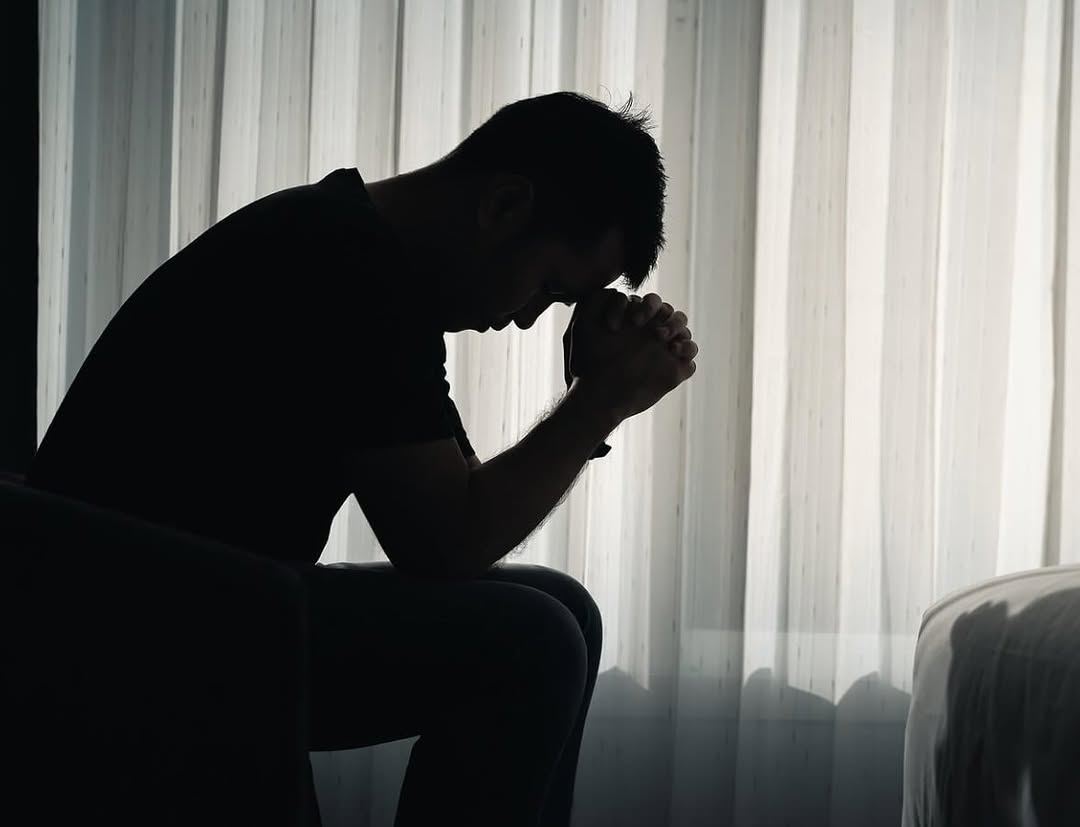
#> input picture backend/image-service/data/done/idkwhatissmyname__20260315__0.jpg, 1080 x 827 px
$ python -i preprocessing_adapter.py   (imports and definitions only)
#> lines starting #> are read from the running program, lines starting #| are printed output that depends on the picture
"""
PillowPreprocessingAdapter — concrete implementation of PreprocessingPort.

Applies EXIF auto-orientation, RGB conversion, optional downscaling,
and basic denoise + contrast normalisation (CLAHE via OpenCV) before
passing the image on to the OCR or emotion pipelines.
"""

from __future__ import annotations

import logging
from pathlib import Path

from PIL import Image, ImageOps

from config.settings import settings
from ports.preprocessing_port import PreprocessingPort

logger = logging.getLogger(__name__)


def _exif_orient_rgb(path: Path) -> Image.Image:
    """Open an image, apply EXIF orientation, and convert to RGB."""
    img = Image.open(path)
    img = ImageOps.exif_transpose(img)   # honour EXIF rotation tags
    img = img.convert("RGB")
    return img


def _get_cv2():
    """Lazy cv2 import."""
    import cv2  # noqa: PLC0415
    import numpy as np  # noqa: PLC0415
    return cv2, np


def _maybe_resize(img: Image.Image, max_side: int) -> Image.Image:
    """Downscale proportionally if either dimension exceeds *max_side*."""
    if max_side <= 0:
        return img
    w, h = img.size
    if max(w, h) <= max_side:
        return img
    if w >= h:
        new_w, new_h = max_side, int(h * max_side / w)
    else:
        new_w, new_h = int(w * max_side / h), max_side
    return img.resize((new_w, new_h), Image.LANCZOS)


def _denoise_and_normalise(img: Image.Image) -> Image.Image:
    """Apply fastNlMeansDenoisingColored + CLAHE on LAB lightness + unsharp mask."""
    cv2, np = _get_cv2()
    arr = np.array(img)

    # Light fastNlMeans denoise
    arr = cv2.fastNlMeansDenoisingColored(arr, None, h=10, hColor=10,
                                          templateWindowSize=7, searchWindowSize=21)

    # CLAHE on L channel of LAB for contrast enhancement
    lab = cv2.cvtColor(arr, cv2.COLOR_RGB2LAB)
#> lab: shape (827, 1080, 3); mean of channels 0, 1, 2 104.4, 127.2, 129
    l_channel, a_channel, b_channel = cv2.split(lab)
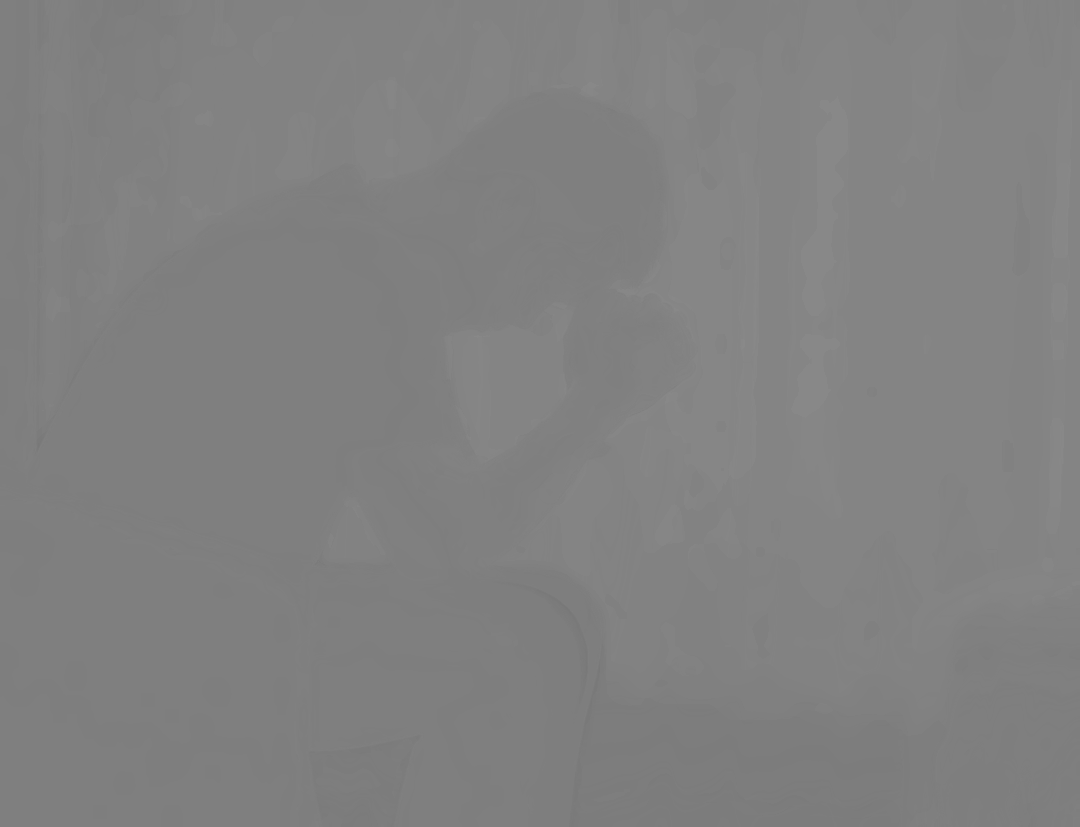
#> b_channel: shape (827, 1080); min 120, max 137, mean 129
    clahe = cv2.createCLAHE(clipLimit=2.0, tileGridSize=(8, 8))
    l_channel = clahe.apply(l_channel)
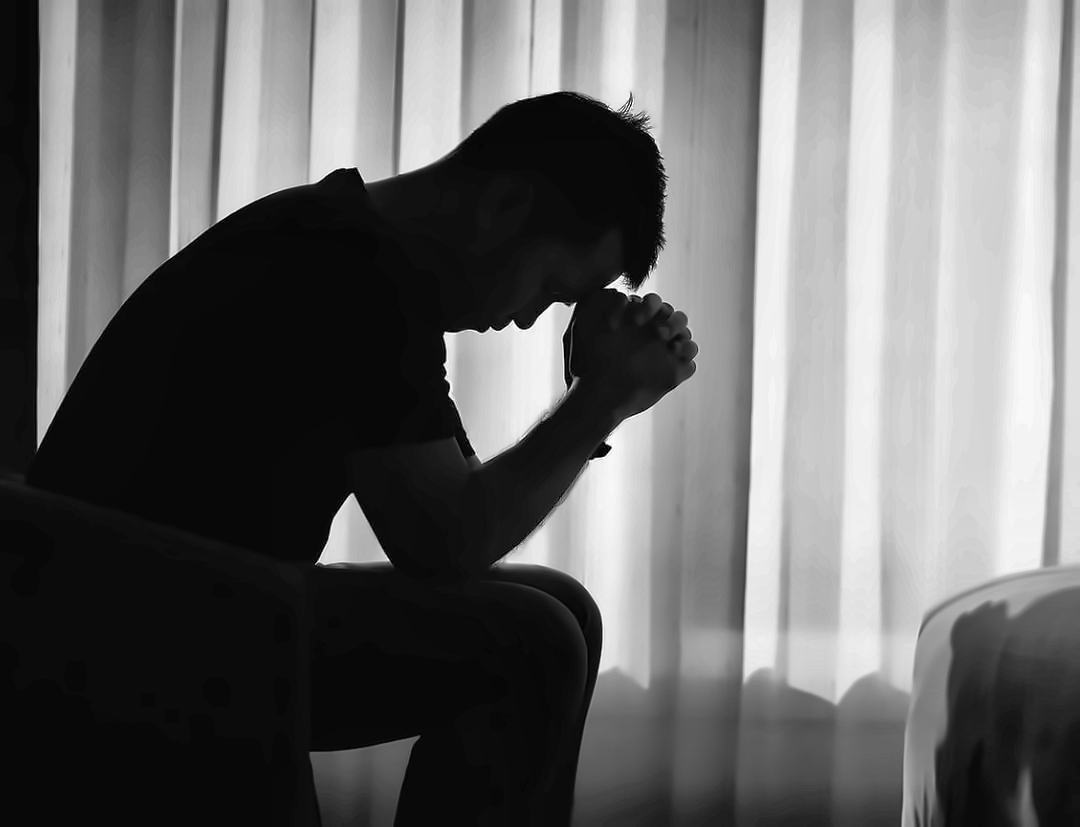
#> l_channel: shape (827, 1080); min 1, max 255, mean 102.8
    lab = cv2.merge([l_channel, a_channel, b_channel])
#> lab: shape (827, 1080, 3); mean of channels 0, 1, 2 102.8, 127.2, 129
    arr = cv2.cvtColor(lab, cv2.COLOR_LAB2RGB)

    # Unsharp mask — sharpens edges which greatly helps EasyOCR on blurry text
    blurred = cv2.GaussianBlur(arr, (0, 0), sigmaX=1.5)
    arr = cv2.addWeighted(arr, 1.6, blurred, -0.6, 0)

    return Image.fromarray(arr)


class PillowPreprocessingAdapter(PreprocessingPort):
    """Image preprocessing using Pillow + OpenCV."""

    def load_for_ocr(self, path: Path) -> Image.Image:
        """Full preprocessing pipeline for OCR."""
        img = _exif_orient_rgb(path)
        img = _maybe_resize(img, settings.max_image_side_px)
        img = _denoise_and_normalise(img)
        return img

    def load_for_emotion(self, path: Path) -> Image.Image:
        """Minimal preprocessing for emotion detection.

        Only EXIF orient + RGB conversion — the HuggingFace feature extractor
        handles everything the model needs (resize, normalise, etc.).
        """
        return _exif_orient_rgb(path)

>>> import cv2
>>> picture = cv2.cvtColor(cv2.imread('../data/done/idkwhatissmyname__20260315__0.jpg'), cv2.COLOR_BGR2RGB)
>>> result = _denoise_and_normalise(picture)

$ run again, on backend/image-service/data/done/idkwhatissmyname__20260315__1.jpg
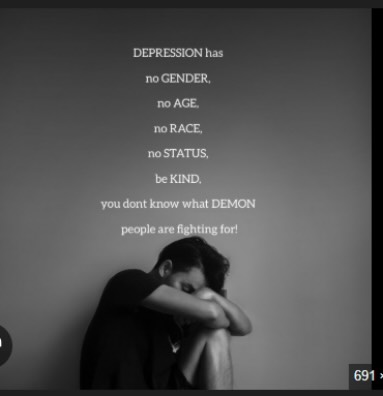
#> input picture backend/image-service/data/done/idkwhatissmyname__20260315__1.jpg, 383 x 396 px
#> in _denoise_and_normalise, `l_channel = clahe.apply(l_channel)`:
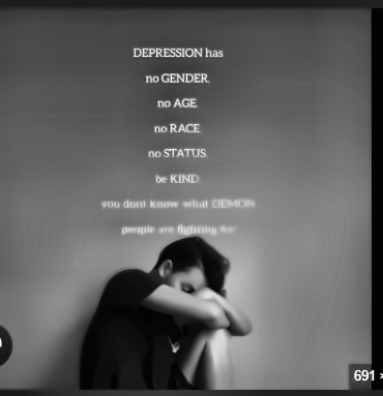
#> l_channel: shape (396, 383); min 1, max 254, mean 95.1
